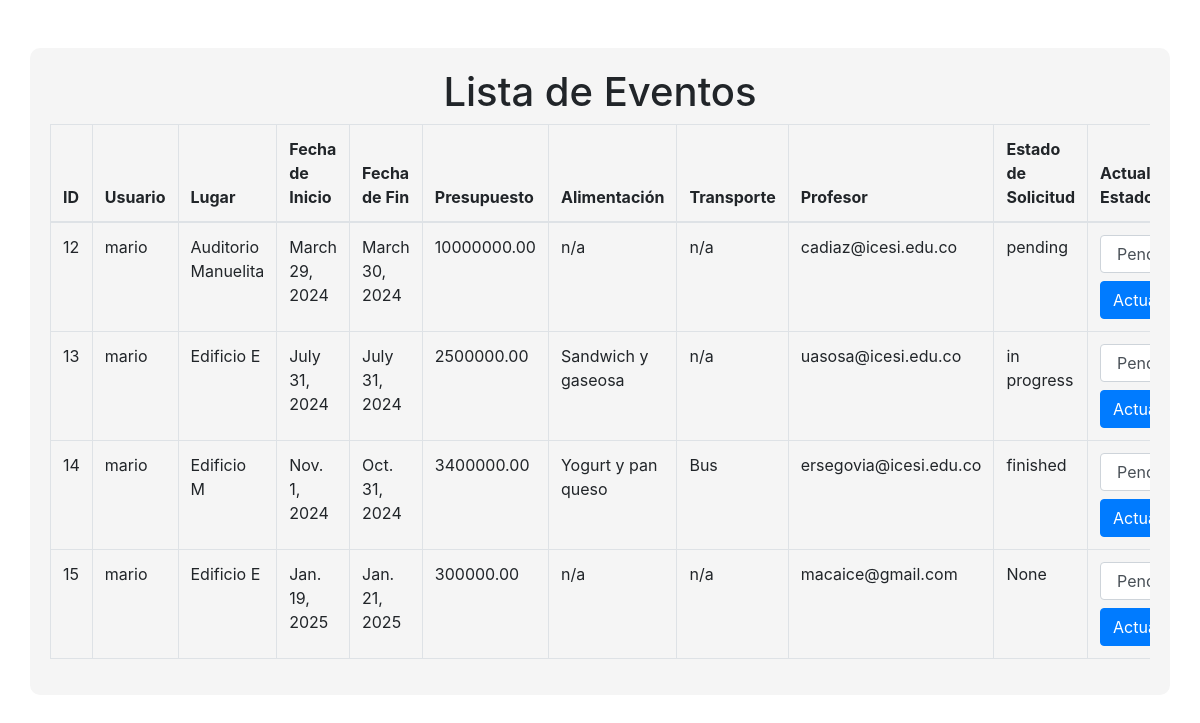
Before: /eventos/ (signed in) with the older database file.
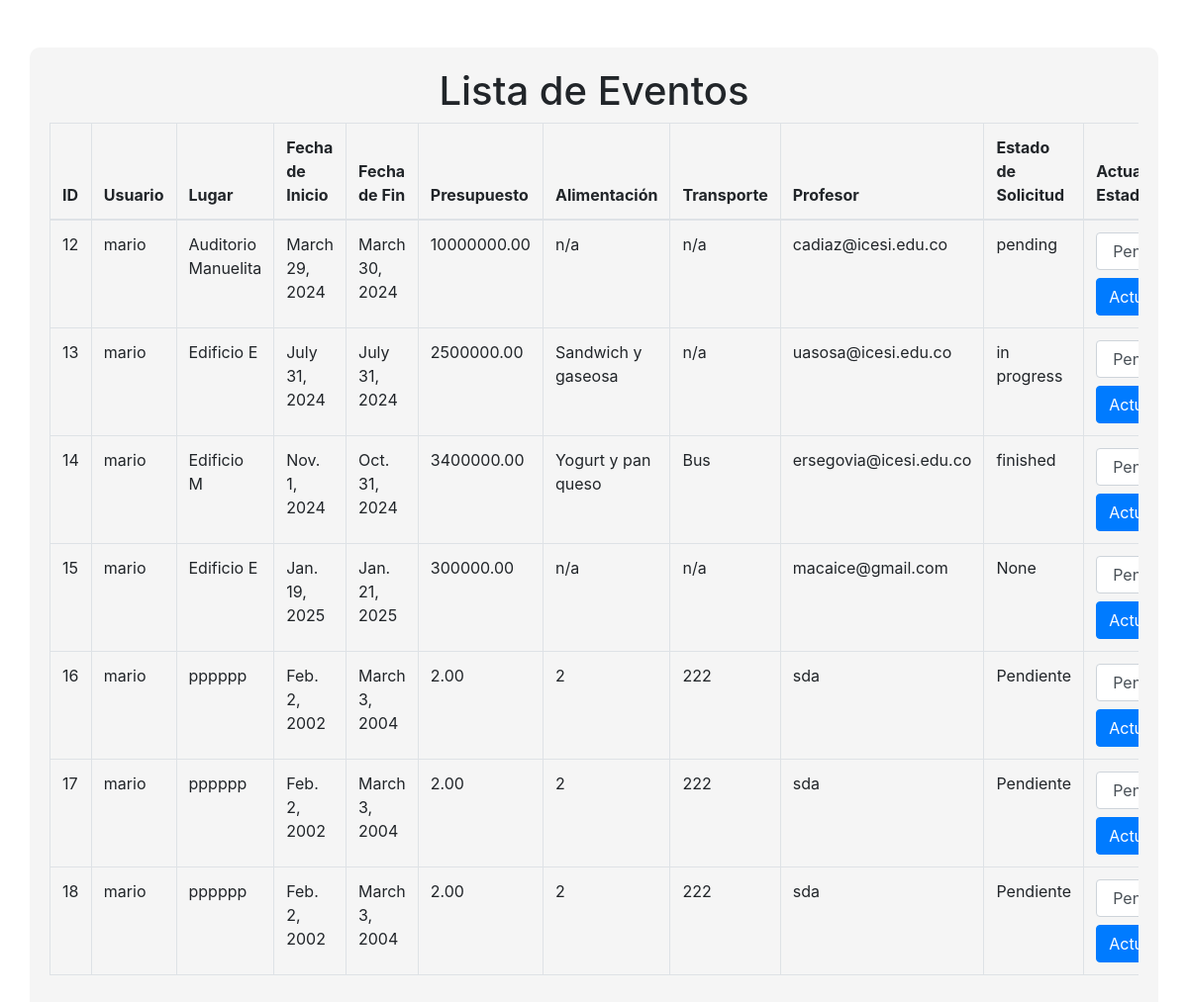
After: the same page with the newer database file.
### myapp/models.py (models this page shows, shortened)
class EventRequest(models.Model):
    usuario = models.ForeignKey(User, null=True, on_delete=models.CASCADE)
    lugar = models.CharField(max_length=200)
    fecha_inicio = models.DateField()
    fecha_fin = models.DateField()
    presupuesto = models.DecimalField(max_digits=10, decimal_places=2)
    alimentacion = models.CharField(max_length=200)
    transporte = models.CharField(max_length=200)
    profesor = models.CharField(null=True, max_length=200)
    estado_solicitud = models.CharField(null=True, max_length=200, default='Pendiente')

### myapp/views.py (the view)
# urls.py: path('eventos/', views.lista_eventos, name='lista_eventos'),
@login_required
def lista_eventos(request):
    eventos = EventRequest.objects.all()
    if request.method == 'POST':
        form = EstadoSolicitudForm(request.POST)
        print(request.POST)
        if form.is_valid():
            evento_id = form.cleaned_data['evento_id']
            estado_solicitud = form.cleaned_data['estado_solicitud']
            evento = EventRequest.objects.get(id=evento_id)
            evento.estado_solicitud = estado_solicitud
            evento.save()
            return redirect('lista_eventos')
    else:
        form = EstadoSolicitudForm()
    return render(request, 'lista_eventos.html', {'eventos': eventos, 'form': form, 'messages': messages.get_messages(request)})

### myapp/forms.py
class EstadoSolicitudForm(forms.Form):
    evento_id = forms.IntegerField(widget=forms.HiddenInput)
    estado_solicitud = forms.CharField(label='Estado de la Solicitud', widget=forms.Select(choices=[('pendiente', 'Pendiente'), ('aprobada', 'Aprobada'), ('rechazada', 'Rechazada')]))

### myapp/templates/lista_eventos.html (shortened to what this page needs)
<!DOCTYPE html>
<html lang="es">
<head>
    <link rel="stylesheet" href="https://stackpath.bootstrapcdn.com/bootstrap/4.5.2/css/bootstrap.min.css">
</head>
<body>
<div class="container mt-5" style="background-color: #f5f5f5; border-radius: 10px; padding: 20px;">
    <h1 class="text-center">Lista de Eventos</h1>
    <div class="table-responsive">
        <table class="table table-bordered">
            <thead>
            <tr>
                <th>ID</th>
                <th>Usuario</th>
                <th>Lugar</th>
                <th>Fecha de Inicio</th>
                <th>Fecha de Fin</th>
                <th>Presupuesto</th>
                <th>Alimentación</th>
                <th>Transporte</th>
                <th>Profesor</th>
                <th>Estado de Solicitud</th>
                <th>Actualizar Estado</th>
            </tr>
            </thead>
            <tbody>
            {% for evento in eventos %}
            <tr>
                <td>{{ evento.id }}</td>
                <td>{{ evento.usuario }}</td>
                <td>{{ evento.lugar }}</td>
                <td>{{ evento.fecha_inicio }}</td>
                <td>{{ evento.fecha_fin }}</td>
                <td>{{ evento.presupuesto }}</td>
                <td>{{ evento.alimentacion }}</td>
                <td>{{ evento.transporte }}</td>
                <td>{{ evento.profesor }}</td>
                <td>{{ evento.estado_solicitud }}</td>
                <td>
                    <form method="post">
                        <select name="estado_solicitud" class="form-control">
                            <option value="pendiente">Pendiente</option>
                        </select>
                        <button type="submit" class="btn btn-primary mt-2">Actualizar</button>
                    </form>
                </td>
            </tr>
            {% endfor %}
            </tbody>
        </table>
    </div>
</div>
</body>
</html>

Changed rows visible on the page:
added EventRequest: id "16", usuario "mario", lugar "pppppp", fecha_inicio "Feb. 2, 2002", fecha_fin "March 3, 2004", presupuesto "2.00", alimentacion "2", transporte "222", profesor "sda", estado_solicitud "Pendiente"
added EventRequest: id "17", usuario "mario", lugar "pppppp", fecha_inicio "Feb. 2, 2002", fecha_fin "March 3, 2004", presupuesto "2.00", alimentacion "2", transporte "222", profesor "sda", estado_solicitud "Pendiente"
added EventRequest: id "18", usuario "mario", lugar "pppppp", fecha_inicio "Feb. 2, 2002", fecha_fin "March 3, 2004", presupuesto "2.00", alimentacion "2", transporte "222", profesor "sda", estado_solicitud "Pendiente"
